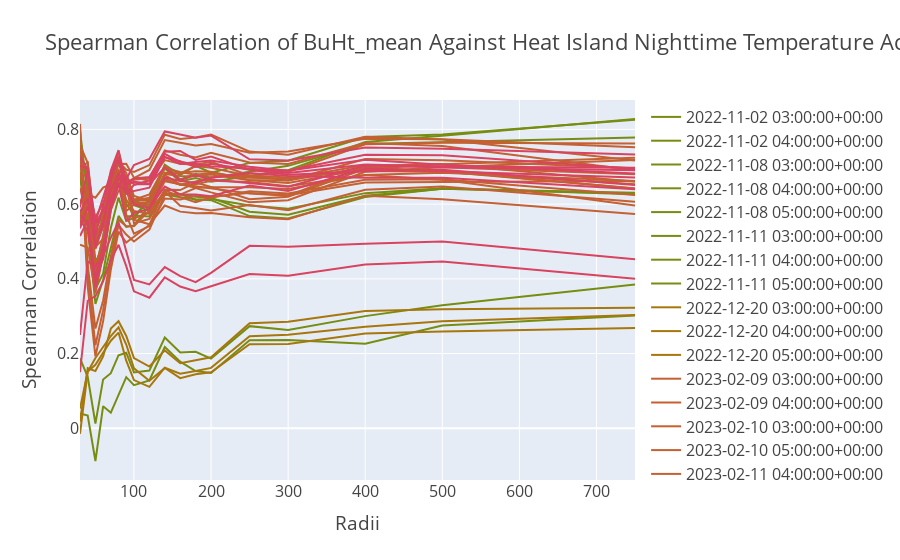

Source (notebook cell):
### Markdown cell above
### Mean

### Code cell
param_scale_plot('BuHt_mean')
